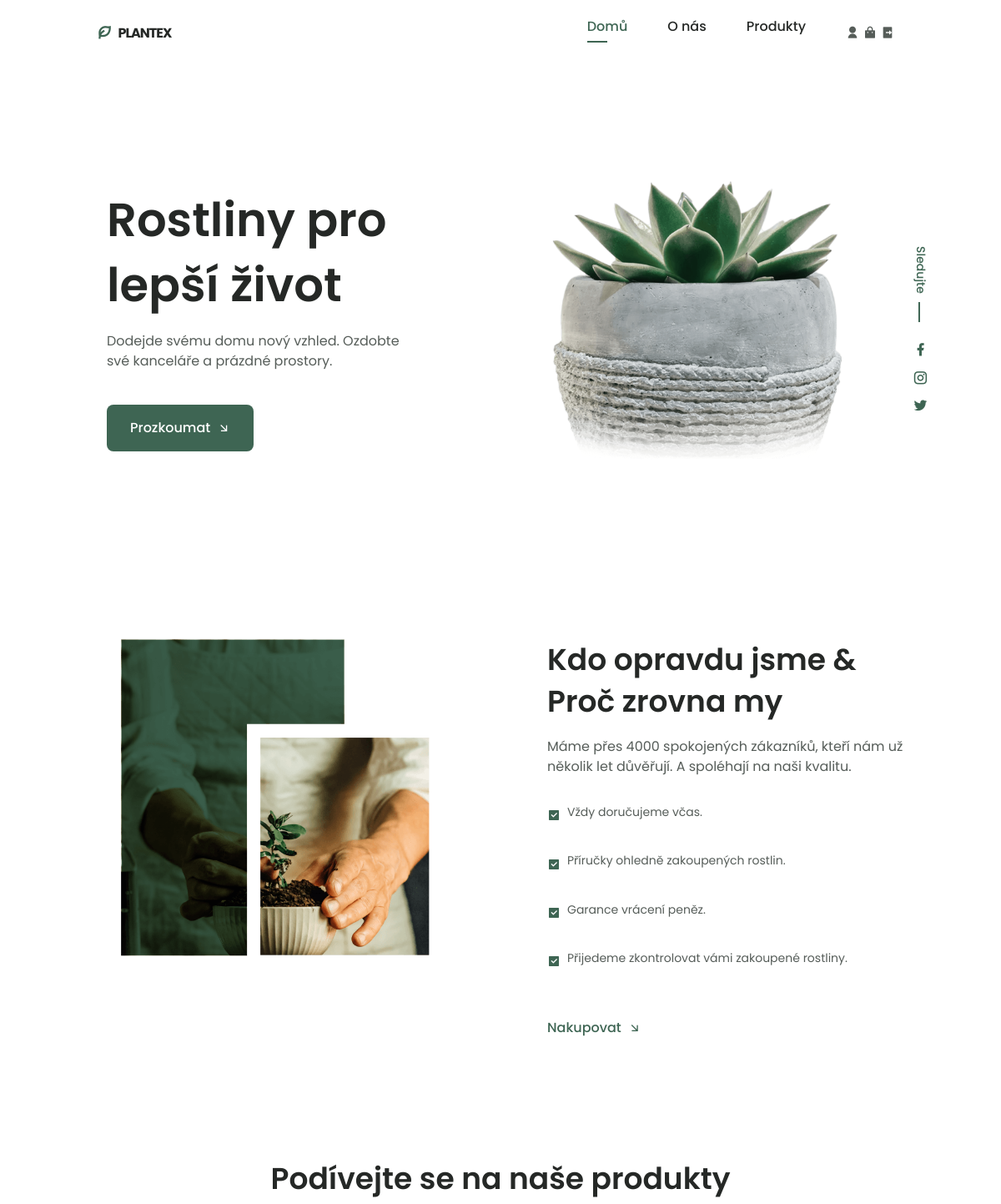
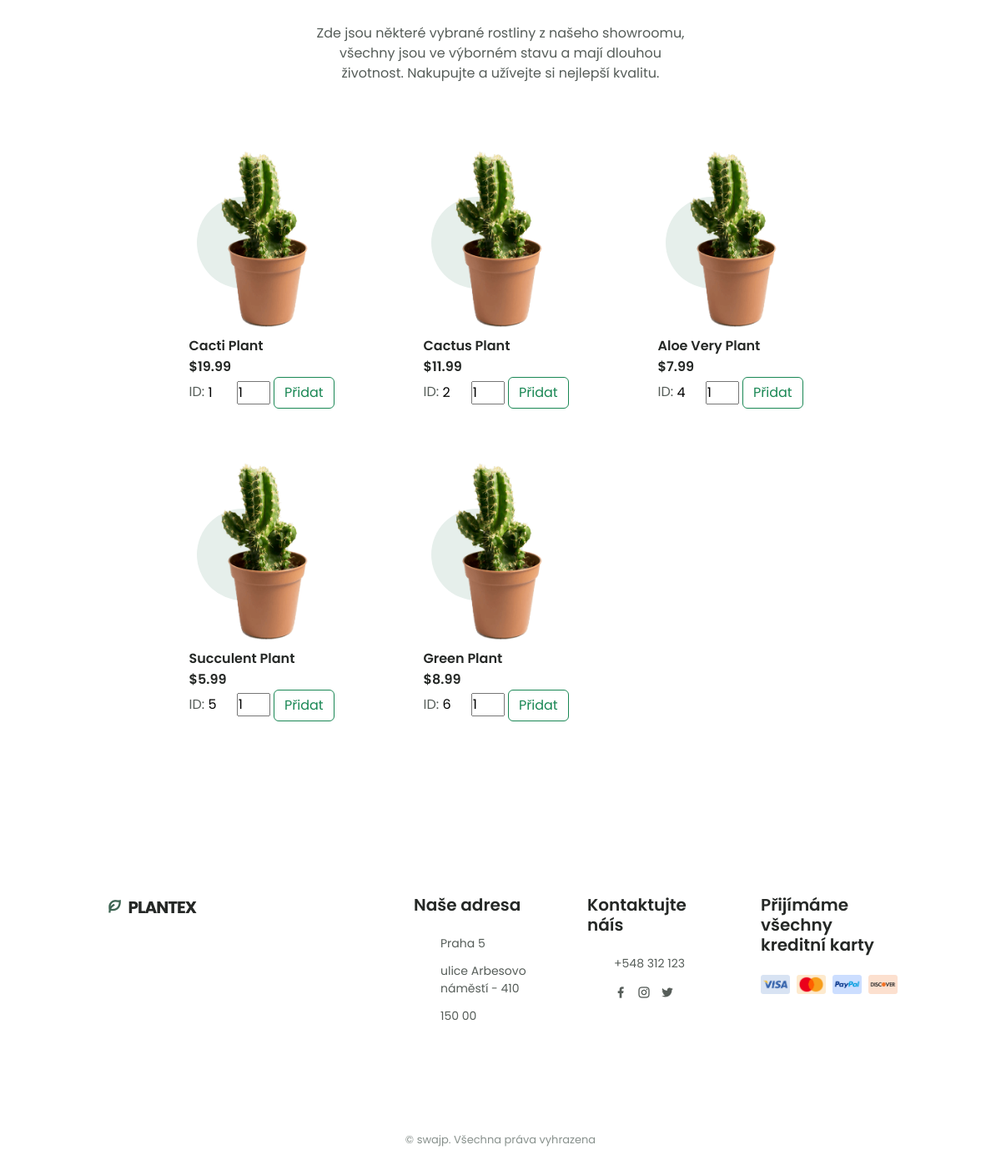
The page /index.php (signed in) on the database its author committed (2 pictures, top to bottom).
### tables this page shows
CREATE TABLE IF NOT EXISTS `products` (
  `productsId` int(11) NOT NULL AUTO_INCREMENT,
  `productsName` varchar(50) NOT NULL,
  `productsPrice` float DEFAULT NULL,
  `productAvailable` int(11) DEFAULT 1,
  PRIMARY KEY (`productsId`) USING BTREE
);

### index.php (the view, shortened to what this page needs)
<?php
include_once 'header.php';
include_once 'includes/dbh.inc.php';
?>
<main class="main">
    <section class="home" id="home">
        <div class="home__container container grid">
            <img src="assets/img/home.png" alt="" class="home__img">
            <div class="home__data">
                <h1 class="home__title">
                    Rostliny pro <br> lepší život
                </h1>
                <p class="home__description">
                    Dodejde svému domu nový vzhled. Ozdobte své kanceláře a prázdné prostory.
                </p>
                <a href="#about" class="button button--flex">
                    Prozkoumat <i class="ri-arrow-right-down-line button__icon"></i>
                </a>
            </div>
            <div class="home__social">
                <span class="home__social-follow">Sledujte</span>
                <div class="home__social-links">
                    <a href="https://www.facebook.com/" target="_blank" class="home__social-link">
                        <i class="ri-facebook-fill"></i>
                    </a>
                    <a href="https://www.instagram.com/" target="_blank" class="home__social-link">
                        <i class="ri-instagram-line"></i>
                    </a>
                    <a href="https://twitter.com/" target="_blank" class="home__social-link">
                        <i class="ri-twitter-fill"></i>
                    </a>
                </div>
            </div>
        </div>
    </section>
    <section class="about section container" id="about">
        <div class="about__container grid">
            <img src="assets/img/about.png" alt="" class="about__img">
            <div class="about__data">
                <h2 class="section__title about__title">
                    Kdo opravdu jsme & <br> Proč zrovna my
                </h2>
                <p class="about__description">
                    Máme přes 4000 spokojených zákazníků, kteří nám už několik let důvěřují. A spoléhají na naši
                    kvalitu.
                </p>
                <div class="about__details">
                    <p class="about__details-description">
                        <i class="ri-checkbox-fill about__details-icon"></i>
                        Vždy doručujeme včas.
                    </p>
                    <p class="about__details-description">
                        <i class="ri-checkbox-fill about__details-icon"></i>
                        Příručky ohledně zakoupených rostlin.
                    </p>
                    <p class="about__details-description">
                        <i class="ri-checkbox-fill about__details-icon"></i>
                        Garance vrácení peněz.
                    </p>
                    <p class="about__details-description">
                        <i class="ri-checkbox-fill about__details-icon"></i>
                        Přijedeme zkontrolovat vámi zakoupené rostliny.
                    </p>
                </div>
                <a href="#products" class="button--link button--flex">
                    Nakupovat <i class="ri-arrow-right-down-line button__icon"></i>
                </a>
            </div>
        </div>
    </section>
    <section class="product section container" id="products">
        <h2 class="section__title-center">
            Podívejte se na naše produkty
        </h2>
        <p class="product__description">
            Zde jsou některé vybrané rostliny z našeho showroomu, všechny jsou ve výborném stavu a mají dlouhou
            životnost. Nakupujte a užívejte si nejlepší kvalitu.
        </p>
        <div class="product__container grid">
            <?php
            $sql = "SELECT * FROM products";
            if ($result = mysqli_query($conn, $sql)) {
                if (mysqli_num_rows($result) > 0) {
                    while ($row = mysqli_fetch_array($result)) {
                        if ($row['productAvailable']) {
                            echo "
                    <article class='product__card'>
                <div class='product__circle'></div>
                <img src='assets/img/product1.png' alt='' class='product__img'>
                <h3 class='product__title'>" . $row['productsName'] . "</h3>
                <span class='product__price'>$" . $row['productsPrice'] . "</span>";
                            if (isset($_SESSION['role'])) {
                                if ($_SESSION['role'] == 'user') {
                                    echo " <form name='form' action='cart.php'  method='post'>
                               ID: <input name='id' readonly value=" . $row['productsId'] . " style='width: 30px; border: none;' type='number'>
                                <input name='quantity' min='1' max='10' value='1' style='width: 40px;' type='number'>
                                <input class='btn btn-outline-success' type='submit' value='Přidat'>
</i>
</form>";
                                }
                            } else{
                            }
                            echo " </article>";
                        }
                    }
                } else {
                    echo "No rows in database.";
                }
            }
            ?>
        </div>
    </section>
    <?php
    include_once 'footer.php';
    ?>
</main>
</html>

### rows shown on the page
products: productAvailable 1 (drawn), productsName "Cacti Plant", productsPrice "19.99", id "1"
products: productAvailable 1 (drawn), productsName "Cactus Plant", productsPrice "11.99", id "2"
products: productAvailable 1 (drawn), productsName "Aloe Very Plant", productsPrice "7.99", id "4"
products: productAvailable 1 (drawn), productsName "Succulent Plant", productsPrice "5.99", id "5"
products: productAvailable 1 (drawn), productsName "Green Plant", productsPrice "8.99", id "6"
